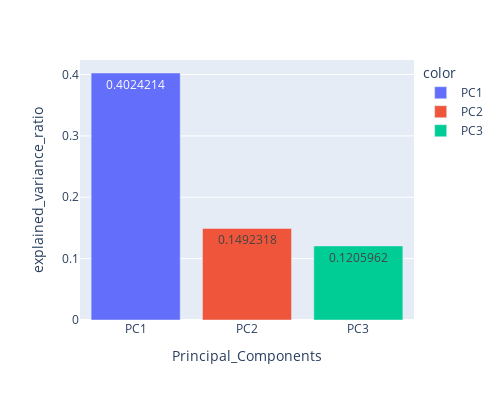

Notebook cell for this chart:
### Markdown cell above
##### 1. What is the variance (%) covered by the first 3 components? How is this percentage of variance computed?

### Code cell
fig = px.bar(x=['PC1','PC2','PC3'], y=pca.explained_variance_ratio_,
             labels={'x':'Principal_Components','y':'explained_variance_ratio'},
             height=400,width=500,color = ['PC1','PC2','PC3'],text_auto=True)
fig.show()

### Figure 1 — Plotly figure (JSON) as saved in the notebook; plotly's stock layout.template omitted (floating-point values rounded to 4 significant figures)
{"data": [{"alignmentgroup": "True", "hovertemplate": "color=PC1<br>Principal_Components=%{x}<br>explained_variance_ratio=%{y}<extra></extra>", "legendgroup": "PC1", "marker": {"color": "#636efa", "pattern": {"shape": ""}}, "name": "PC1", "offsetgroup": "PC1", "orientation": "v", "showlegend": true, "textposition": "auto", "texttemplate": "%{y}", "type": "bar", "x": ["PC1"], "xaxis": "x", "y": [0.4024], "yaxis": "y"}, {"alignmentgroup": "True", "hovertemplate": "color=PC2<br>Principal_Components=%{x}<br>explained_variance_ratio=%{y}<extra></extra>", "legendgroup": "PC2", "marker": {"color": "#EF553B", "pattern": {"shape": ""}}, "name": "PC2", "offsetgroup": "PC2", "orientation": "v", "showlegend": true, "textposition": "auto", "texttemplate": "%{y}", "type": "bar", "x": ["PC2"], "xaxis": "x", "y": [0.1492], "yaxis": "y"}, {"alignmentgroup": "True", "hovertemplate": "color=PC3<br>Principal_Components=%{x}<br>explained_variance_ratio=%{y}<extra></extra>", "legendgroup": "PC3", "marker": {"color": "#00cc96", "pattern": {"shape": ""}}, "name": "PC3", "offsetgroup": "PC3", "orientation": "v", "showlegend": true, "textposition": "auto", "texttemplate": "%{y}", "type": "bar", "x": ["PC3"], "xaxis": "x", "y": [0.1206], "yaxis": "y"}], "layout": {"barmode": "relative", "height": 400, "legend": {"title": {"text": "color"}, "tracegroupgap": 0}, "margin": {"t": 60}, "width": 500, "xaxis": {"anchor": "y", "autorange": true, "domain": [0, 1], "range": [-0.5, 2.5], "title": {"text": "Principal_Components"}, "type": "category"}, "yaxis": {"anchor": "x", "autorange": true, "domain": [0, 1], "range": [0, 0.4236], "title": {"text": "explained_variance_ratio"}, "type": "linear"}}}
